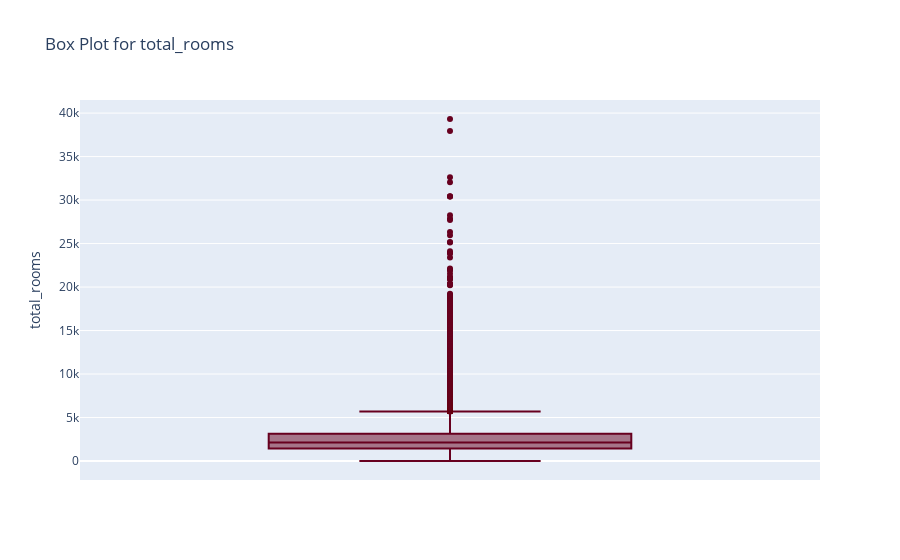
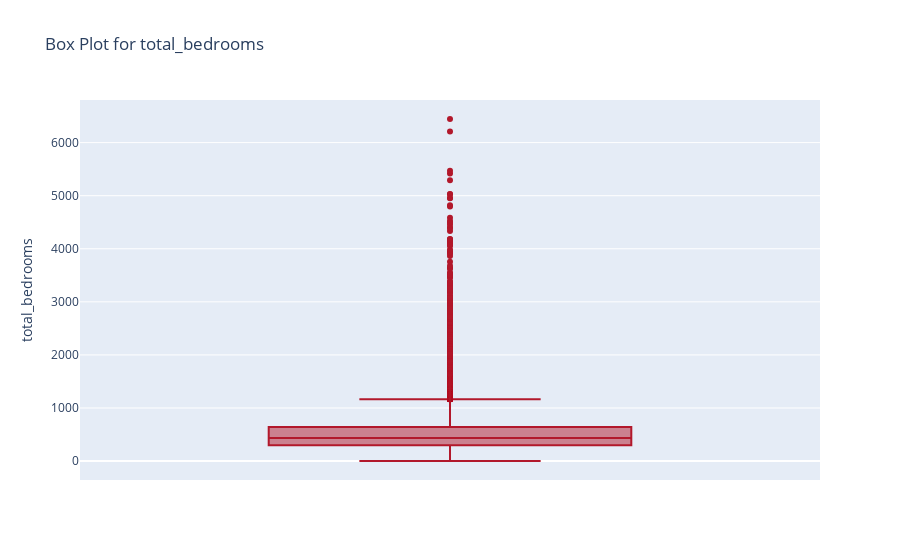
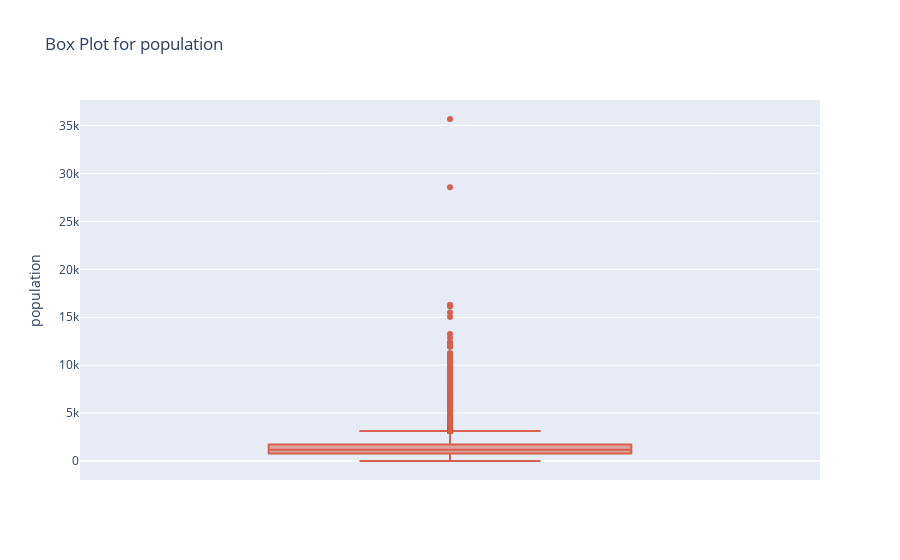
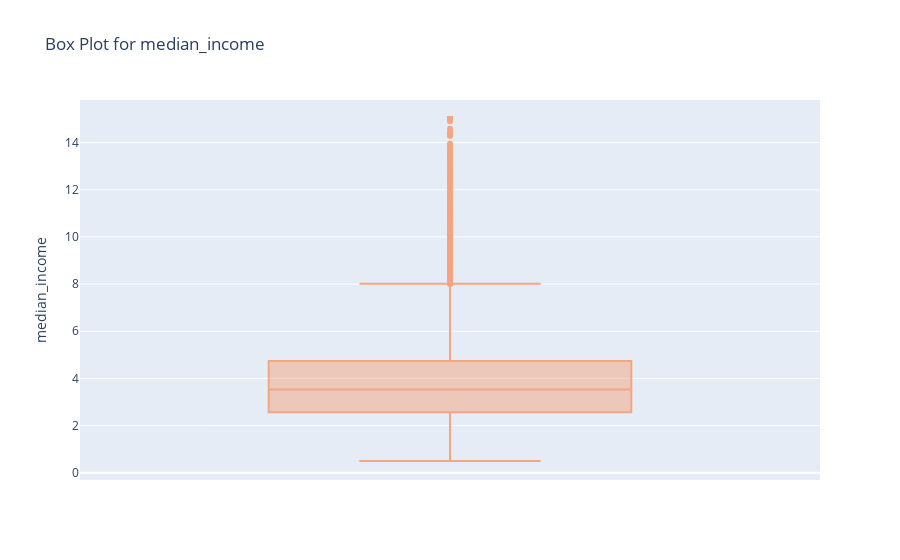

The cell these charts' notebook holds for them, in order:
### Code cell
for i, column in enumerate(['total_rooms', 'total_bedrooms', 'population', 'median_income','median_house_value']):
    fig = px.box(house, y=column, 
                 title=f'Box Plot for {column}', 
                 color_discrete_sequence=[colors[i]])
    fig.show()

### Figure 1 — Plotly figure (JSON) as saved in the notebook; plotly's stock layout.template omitted (floating-point values rounded to 4 significant figures; data arrays with more than 128 entries replaced by an {"elided": "..."} marker saying what was removed)
{"data": [{"alignmentgroup": "True", "hovertemplate": "total_rooms=%{y}<extra></extra>", "legendgroup": "", "marker": {"color": "#67001f"}, "name": "", "notched": false, "offsetgroup": "", "orientation": "v", "showlegend": false, "type": "box", "x0": " ", "xaxis": "x", "y": {"elided": "20640 float values"}, "y0": " ", "yaxis": "y"}], "layout": {"boxmode": "group", "legend": {"tracegroupgap": 0}, "title": {"text": "Box Plot for total_rooms"}, "xaxis": {"anchor": "y", "domain": [0, 1]}, "yaxis": {"anchor": "x", "domain": [0, 1], "title": {"text": "total_rooms"}}}}

### Figure 2 — Plotly figure (JSON) as saved in the notebook; plotly's stock layout.template omitted (floating-point values rounded to 4 significant figures; data arrays with more than 128 entries replaced by an {"elided": "..."} marker saying what was removed)
{"data": [{"alignmentgroup": "True", "hovertemplate": "total_bedrooms=%{y}<extra></extra>", "legendgroup": "", "marker": {"color": "#b2182b"}, "name": "", "notched": false, "offsetgroup": "", "orientation": "v", "showlegend": false, "type": "box", "x0": " ", "xaxis": "x", "y": {"elided": "20640 float values"}, "y0": " ", "yaxis": "y"}], "layout": {"boxmode": "group", "legend": {"tracegroupgap": 0}, "title": {"text": "Box Plot for total_bedrooms"}, "xaxis": {"anchor": "y", "domain": [0, 1]}, "yaxis": {"anchor": "x", "domain": [0, 1], "title": {"text": "total_bedrooms"}}}}

### Figure 3 — Plotly figure (JSON) as saved in the notebook; plotly's stock layout.template omitted (floating-point values rounded to 4 significant figures; data arrays with more than 128 entries replaced by an {"elided": "..."} marker saying what was removed)
{"data": [{"alignmentgroup": "True", "hovertemplate": "population=%{y}<extra></extra>", "legendgroup": "", "marker": {"color": "#d6604d"}, "name": "", "notched": false, "offsetgroup": "", "orientation": "v", "showlegend": false, "type": "box", "x0": " ", "xaxis": "x", "y": {"elided": "20640 float values"}, "y0": " ", "yaxis": "y"}], "layout": {"boxmode": "group", "legend": {"tracegroupgap": 0}, "title": {"text": "Box Plot for population"}, "xaxis": {"anchor": "y", "domain": [0, 1]}, "yaxis": {"anchor": "x", "domain": [0, 1], "title": {"text": "population"}}}}

### Figure 4 — Plotly figure (JSON) as saved in the notebook; plotly's stock layout.template omitted (floating-point values rounded to 4 significant figures; data arrays with more than 128 entries replaced by an {"elided": "..."} marker saying what was removed)
{"data": [{"alignmentgroup": "True", "hovertemplate": "median_income=%{y}<extra></extra>", "legendgroup": "", "marker": {"color": "#f4a582"}, "name": "", "notched": false, "offsetgroup": "", "orientation": "v", "showlegend": false, "type": "box", "x0": " ", "xaxis": "x", "y": {"elided": "20640 float values"}, "y0": " ", "yaxis": "y"}], "layout": {"boxmode": "group", "legend": {"tracegroupgap": 0}, "title": {"text": "Box Plot for median_income"}, "xaxis": {"anchor": "y", "domain": [0, 1]}, "yaxis": {"anchor": "x", "domain": [0, 1], "title": {"text": "median_income"}}}}
